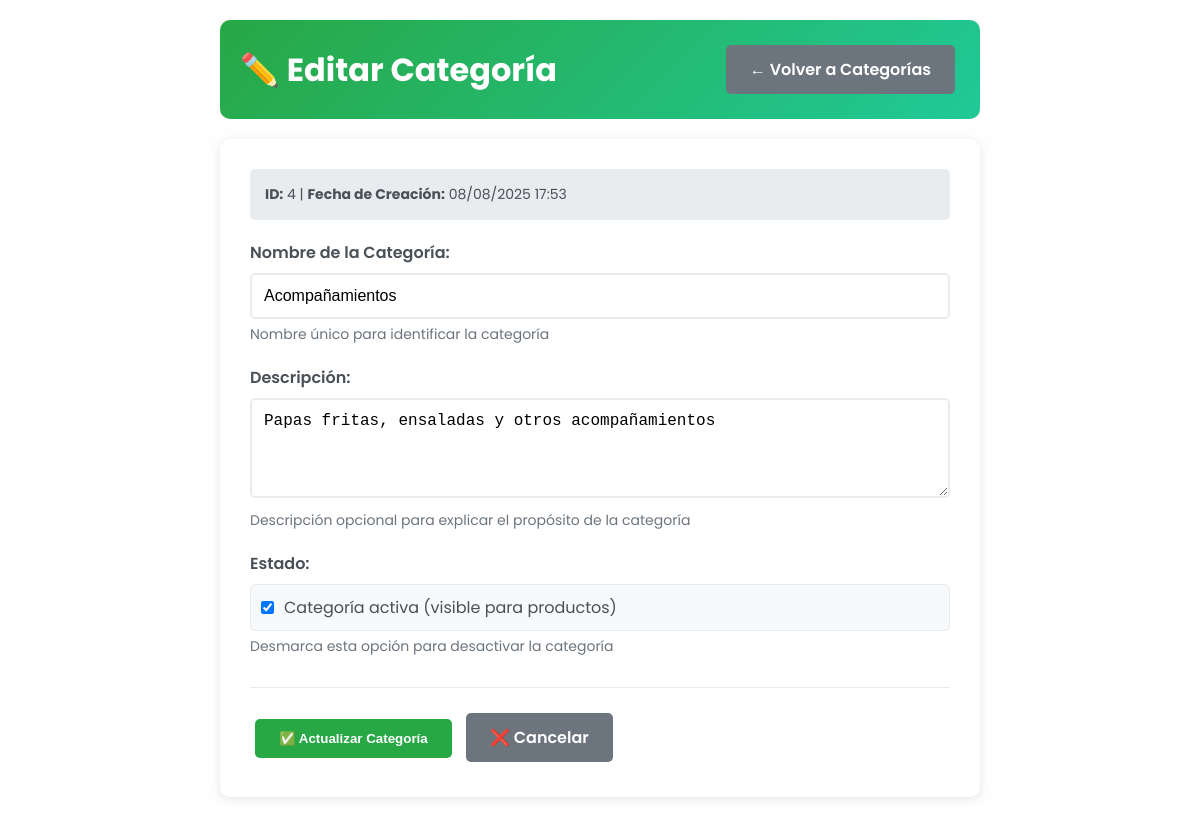
The app's page /admin/categorias/editar.php?id=4 (signed in) with its own data.
### tables this page shows
CREATE TABLE IF NOT EXISTS `categoria` (
  `ID_CATEGORIA` INT NOT NULL AUTO_INCREMENT,
  `NOMBRE` VARCHAR(100) NOT NULL,
  `DESCRIPCION` TEXT NULL,
  `ACTIVO` TINYINT NOT NULL DEFAULT 1,
  `FECHA_CREACION` TIMESTAMP NOT NULL DEFAULT CURRENT_TIMESTAMP,
  `FECHA_ACTUALIZACION` TIMESTAMP NULL ON UPDATE CURRENT_TIMESTAMP,
  PRIMARY KEY (`ID_CATEGORIA`),
  UNIQUE INDEX `NOMBRE_UNIQUE` (`NOMBRE` ASC));

### admin/categorias/editar.php (the view, shortened to what this page needs)
<?php
$conexion = getConnection();
$id = (int)$_GET['id'];
$stmt = $conexion->prepare("SELECT * FROM categoria WHERE ID_CATEGORIA = ?");
$stmt->bind_param("i", $id);
$stmt->execute();
$result = $stmt->get_result();
$categoria = $result->fetch_assoc();
?>
<!DOCTYPE html>
<html lang="es">
<head>
    <link rel="stylesheet" href="../../style.css">
</head>
<body>
    <div class="admin-container">
        <div class="admin-header">
            <h1>✏️ Editar Categoría</h1>
            <a href="index.php" class="btn btn-secondary">← Volver a Categorías</a>
        </div>
        <div class="form-container">
            <div class="categoria-info">
                <strong>ID:</strong> <?php echo $categoria['ID_CATEGORIA']; ?> |
                <strong>Fecha de Creación:</strong> <?php echo date('d/m/Y H:i', strtotime($categoria['FECHA_CREACION'])); ?>
            </div>
            <form method="POST">
                <div class="form-group">
                    <label for="nombre">Nombre de la Categoría:</label>
                    <input type="text" id="nombre" name="nombre" required maxlength="100"
                           value="<?php echo htmlspecialchars($categoria['NOMBRE']); ?>">
                    <div class="info-text">Nombre único para identificar la categoría</div>
                </div>
                <div class="form-group">
                    <label for="descripcion">Descripción:</label>
                    <textarea id="descripcion" name="descripcion" maxlength="500"
                              placeholder="Describe brevemente qué tipo de productos pertenecen a esta categoría..."><?php echo htmlspecialchars($categoria['DESCRIPCION']); ?></textarea>
                    <div class="info-text">Descripción opcional para explicar el propósito de la categoría</div>
                </div>
                <div class="form-group">
                    <label>Estado:</label>
                    <div class="checkbox-group">
                        <input type="checkbox" id="activo" name="activo"
                               <?php echo $categoria['ACTIVO'] ? 'checked' : ''; ?>>
                        <label for="activo" style="margin: 0; font-weight: normal;">
                            Categoría activa (visible para productos)
                        </label>
                    </div>
                    <div class="info-text">Desmarca esta opción para desactivar la categoría</div>
                </div>
                <div class="form-actions">
                    <button type="submit" class="btn btn-primary">✅ Actualizar Categoría</button>
                    <a href="index.php" class="btn btn-secondary">❌ Cancelar</a>
                </div>
            </form>
        </div>
    </div>
</body>
</html>

### style.css (style rules this page uses)
* { margin: 0; padding: 0; box-sizing: border-box; text-decoration: none; list-style: none; }
html { scroll-behavior: smooth; }
body { font-family: 'poppins', sans-serif; background-color: #fefefe; }
input { width: 450px; padding: 15px; border: 0; outline: none; margin-right: 10px; }

### admin/categorias/editar.php (style rules this page uses)
.admin-container { max-width: 800px; margin: 0 auto; padding: 20px; }
.admin-header { background: linear-gradient(135deg, #28a745, #20c997); color: white; padding: 20px; border-radius: 10px; margin-bottom: 20px; display: flex; justify-content: space-between; align-items: center; }
.btn { display: inline-block; padding: 12px 24px; border-radius: 5px; text-decoration: none; font-weight: 600; transition: background 0.3s ease; border: none; cursor: pointer; margin: 5px; }
.btn-primary { background: #28a745; color: white; }
.btn-secondary { background: #6c757d; color: white; }
.form-container { background: white; padding: 30px; border-radius: 10px; box-shadow: 0 2px 10px rgba(0,0,0,0.1); }
.form-group { margin-bottom: 20px; }
.form-group label { display: block; margin-bottom: 8px; font-weight: 600; color: #495057; }
.form-group input, .form-group textarea { width: 100%; padding: 12px; border: 2px solid #e9ecef; border-radius: 5px; font-size: 16px; transition: border-color 0.3s ease; box-sizing: border-box; }
.form-group textarea { resize: vertical; min-height: 100px; }
.form-group input[type="checkbox"] { width: auto; margin-right: 10px; }
.checkbox-group { display: flex; align-items: center; padding: 10px; background: #f8f9fa; border-radius: 5px; border: 1px solid #e9ecef; }
.info-text { font-size: 14px; color: #6c757d; margin-top: 5px; }
.form-actions { margin-top: 30px; padding-top: 20px; border-top: 1px solid #e9ecef; }
.categoria-info { background: #e9ecef; padding: 15px; border-radius: 5px; margin-bottom: 20px; font-size: 14px; color: #495057; }

### records on screen
categoria: ID_CATEGORIA "4", FECHA_CREACION "08/08/2025 17:53", nombre "Acompañamientos", descripcion "Papas fritas, ensaladas y otros acompañamientos", ACTIVO "☑"
